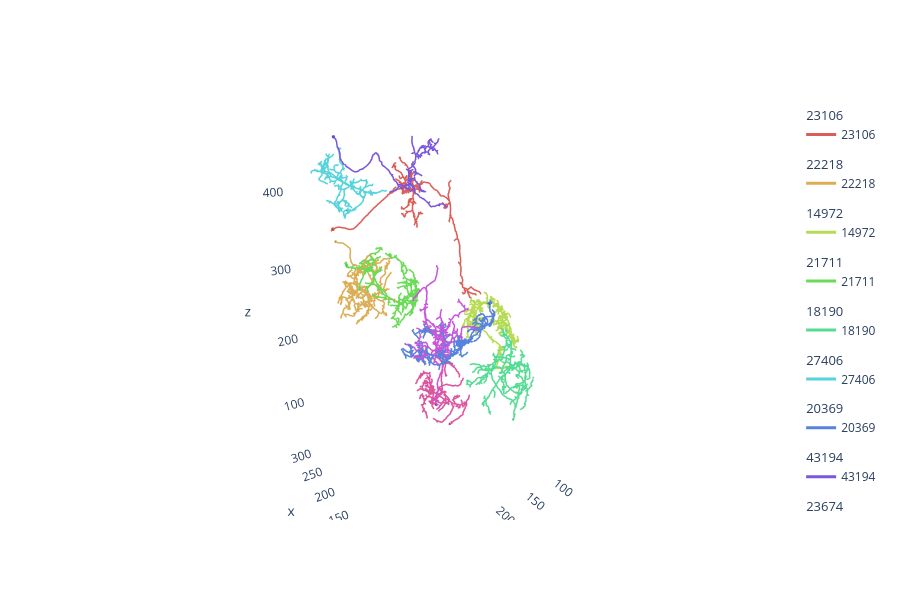

Notebook cell for this chart:
### Code cell
navis.plot3d(skels_um[:10])

### Figure 1 — Plotly figure (JSON) as saved in the notebook; plotly's stock layout.template omitted (floating-point values rounded to 4 significant figures; data arrays with more than 128 entries replaced by an {"elided": "..."} marker saying what was removed)
{"data": [{"hoverinfo": "none", "hovertext": " ", "legendgroup": "23106", "legendgrouptitle": {"text": "23106"}, "line": {"color": "rgb(219,94,86)", "dash": "solid", "width": 3}, "mode": "lines", "name": "23106", "opacity": 1, "showlegend": true, "type": "scatter3d", "x": {"elided": "1910 float values"}, "y": {"elided": "1910 float values"}, "z": {"elided": "1910 float values"}}, {"color": "rgb(219,94,86)", "hoverinfo": "name", "i": {"elided": "320 int values"}, "j": {"elided": "320 int values"}, "k": {"elided": "320 int values"}, "legendgroup": "23106", "showlegend": false, "type": "mesh3d", "x": {"elided": "162 float values"}, "y": {"elided": "162 float values"}, "z": {"elided": "162 float values"}}, {"hoverinfo": "none", "hovertext": " ", "legendgroup": "22218", "legendgrouptitle": {"text": "22218"}, "line": {"color": "rgb(219,174,86)", "dash": "solid", "width": 3}, "mode": "lines", "name": "22218", "opacity": 1, "showlegend": true, "type": "scatter3d", "x": {"elided": "3418 float values"}, "y": {"elided": "3418 float values"}, "z": {"elided": "3418 float values"}}, {"color": "rgb(219,174,86)", "hoverinfo": "name", "i": {"elided": "320 int values"}, "j": {"elided": "320 int values"}, "k": {"elided": "320 int values"}, "legendgroup": "22218", "showlegend": false, "type": "mesh3d", "x": {"elided": "162 float values"}, "y": {"elided": "162 float values"}, "z": {"elided": "162 float values"}}, {"hoverinfo": "none", "hovertext": " ", "legendgroup": "14972", "legendgrouptitle": {"text": "14972"}, "line": {"color": "rgb(184,219,86)", "dash": "solid", "width": 3}, "mode": "lines", "name": "14972", "opacity": 1, "showlegend": true, "type": "scatter3d", "x": {"elided": "3495 float values"}, "y": {"elided": "3495 float values"}, "z": {"elided": "3495 float values"}}, {"color": "rgb(184,219,86)", "hoverinfo": "name", "i": {"elided": "320 int values"}, "j": {"elided": "320 int values"}, "k": {"elided": "320 int values"}, "legendgroup": "14972", "showlegend": false, "type": "mesh3d", "x": {"elided": "162 float values"}, "y": {"elided": "162 float values"}, "z": {"elided": "162 float values"}}, {"hoverinfo": "none", "hovertext": " ", "legendgroup": "21711", "legendgrouptitle": {"text": "21711"}, "line": {"color": "rgb(105,219,86)", "dash": "solid", "width": 3}, "mode": "lines", "name": "21711", "opacity": 1, "showlegend": true, "type": "scatter3d", "x": {"elided": "2932 float values"}, "y": {"elided": "2932 float values"}, "z": {"elided": "2932 float values"}}, {"color": "rgb(105,219,86)", "hoverinfo": "name", "i": {"elided": "320 int values"}, "j": {"elided": "320 int values"}, "k": {"elided": "320 int values"}, "legendgroup": "21711", "showlegend": false, "type": "mesh3d", "x": {"elided": "162 float values"}, "y": {"elided": "162 float values"}, "z": {"elided": "162 float values"}}, {"hoverinfo": "none", "hovertext": " ", "legendgroup": "18190", "legendgrouptitle": {"text": "18190"}, "line": {"color": "rgb(86,219,147)", "dash": "solid", "width": 3}, "mode": "lines", "name": "18190", "opacity": 1, "showlegend": true, "type": "scatter3d", "x": {"elided": "3367 float values"}, "y": {"elided": "3367 float values"}, "z": {"elided": "3367 float values"}}, {"color": "rgb(86,219,147)", "hoverinfo": "name", "i": {"elided": "320 int values"}, "j": {"elided": "320 int values"}, "k": {"elided": "320 int values"}, "legendgroup": "18190", "showlegend": false, "type": "mesh3d", "x": {"elided": "162 float values"}, "y": {"elided": "162 float values"}, "z": {"elided": "162 float values"}}, {"hoverinfo": "none", "hovertext": " ", "legendgroup": "27406", "legendgrouptitle": {"text": "27406"}, "line": {"color": "rgb(86,211,219)", "dash": "solid", "width": 3}, "mode": "lines", "name": "27406", "opacity": 1, "showlegend": true, "type": "scatter3d", "x": {"elided": "1990 float values"}, "y": {"elided": "1990 float values"}, "z": {"elided": "1990 float values"}}, {"color": "rgb(86,211,219)", "hoverinfo": "name", "i": {"elided": "320 int values"}, "j": {"elided": "320 int values"}, "k": {"elided": "320 int values"}, "legendgroup": "27406", "showlegend": false, "type": "mesh3d", "x": {"elided": "162 float values"}, "y": {"elided": "162 float values"}, "z": {"elided": "162 float values"}}, {"hoverinfo": "none", "hovertext": " ", "legendgroup": "20369", "legendgrouptitle": {"text": "20369"}, "line": {"color": "rgb(86,131,219)", "dash": "solid", "width": 3}, "mode": "lines", "name": "20369", "opacity": 1, "showlegend": true, "type": "scatter3d", "x": {"elided": "2971 float values"}, "y": {"elided": "2971 float values"}, "z": {"elided": "2971 float values"}}, {"color": "rgb(86,131,219)", "hoverinfo": "name", "i": {"elided": "320 int values"}, "j": {"elided": "320 int values"}, "k": {"elided": "320 int values"}, "legendgroup": "20369", "showlegend": false, "type": "mesh3d", "x": {"elided": "162 float values"}, "y": {"elided": "162 float values"}, "z": {"elided": "162 float values"}}, {"hoverinfo": "none", "hovertext": " ", "legendgroup": "43194", "legendgrouptitle": {"text": "43194"}, "line": {"color": "rgb(121,86,219)", "dash": "solid", "width": 3}, "mode": "lines", "name": "43194", "opacity": 1, "showlegend": true, "type": "scatter3d", "x": {"elided": "1057 float values"}, "y": {"elided": "1057 float values"}, "z": {"elided": "1057 float values"}}, {"color": "rgb(121,86,219)", "hoverinfo": "name", "i": {"elided": "320 int values"}, "j": {"elided": "320 int values"}, "k": {"elided": "320 int values"}, "legendgroup": "43194", "showlegend": false, "type": "mesh3d", "x": {"elided": "162 float values"}, "y": {"elided": "162 float values"}, "z": {"elided": "162 float values"}}, {"hoverinfo": "none", "hovertext": " ", "legendgroup": "23674", "legendgrouptitle": {"text": "23674"}, "line": {"color": "rgb(200,86,219)", "dash": "solid", "width": 3}, "mode": "lines", "name": "23674", "opacity": 1, "showlegend": true, "type": "scatter3d", "x": {"elided": "2851 float values"}, "y": {"elided": "2851 float values"}, "z": {"elided": "2851 float values"}}, {"color": "rgb(200,86,219)", "hoverinfo": "name", "i": {"elided": "320 int values"}, "j": {"elided": "320 int values"}, "k": {"elided": "320 int values"}, "legendgroup": "23674", "showlegend": false, "type": "mesh3d", "x": {"elided": "162 float values"}, "y": {"elided": "162 float values"}, "z": {"elided": "162 float values"}}, {"hoverinfo": "none", "hovertext": " ", "legendgroup": "165669", "legendgrouptitle": {"text": "165669"}, "line": {"color": "rgb(219,86,158)", "dash": "solid", "width": 3}, "mode": "lines", "name": "165669", "opacity": 1, "showlegend": true, "type": "scatter3d", "x": {"elided": "2356 float values"}, "y": {"elided": "2356 float values"}, "z": {"elided": "2356 float values"}}, {"color": "rgb(219,86,158)", "hoverinfo": "name", "i": {"elided": "320 int values"}, "j": {"elided": "320 int values"}, "k": {"elided": "320 int values"}, "legendgroup": "165669", "showlegend": false, "type": "mesh3d", "x": {"elided": "162 float values"}, "y": {"elided": "162 float values"}, "z": {"elided": "162 float values"}}], "layout": {"autosize": true, "height": 600, "legend": {"bgcolor": "rgba(0,0,0,0)", "orientation": "v"}, "paper_bgcolor": "rgba(0,0,0,0)", "plot_bgcolor": "rgba(0,0,0,0)", "scene": {"aspectmode": "data", "aspectratio": {"x": 1, "y": 1, "z": 1}, "camera": {"eye": {"x": -1.743, "y": 1.071, "z": 0.71}, "up": {"x": 0, "y": 0, "z": 1}}, "xaxis": {"backgroundcolor": "rgb(240, 240, 240)", "gridcolor": "rgb(255, 255, 255)", "showbackground": false, "showgrid": false, "showline": false, "zerolinecolor": "rgb(255, 255, 255)"}, "yaxis": {"backgroundcolor": "rgb(240, 240, 240)", "gridcolor": "rgb(255, 255, 255)", "showbackground": false, "showgrid": false, "showline": false, "zerolinecolor": "rgb(255, 255, 255)"}, "zaxis": {"backgroundcolor": "rgb(240, 240, 240)", "gridcolor": "rgb(255, 255, 255)", "showbackground": false, "showgrid": false, "showline": false, "zerolinecolor": "rgb(255, 255, 255)"}}, "showlegend": true}}
